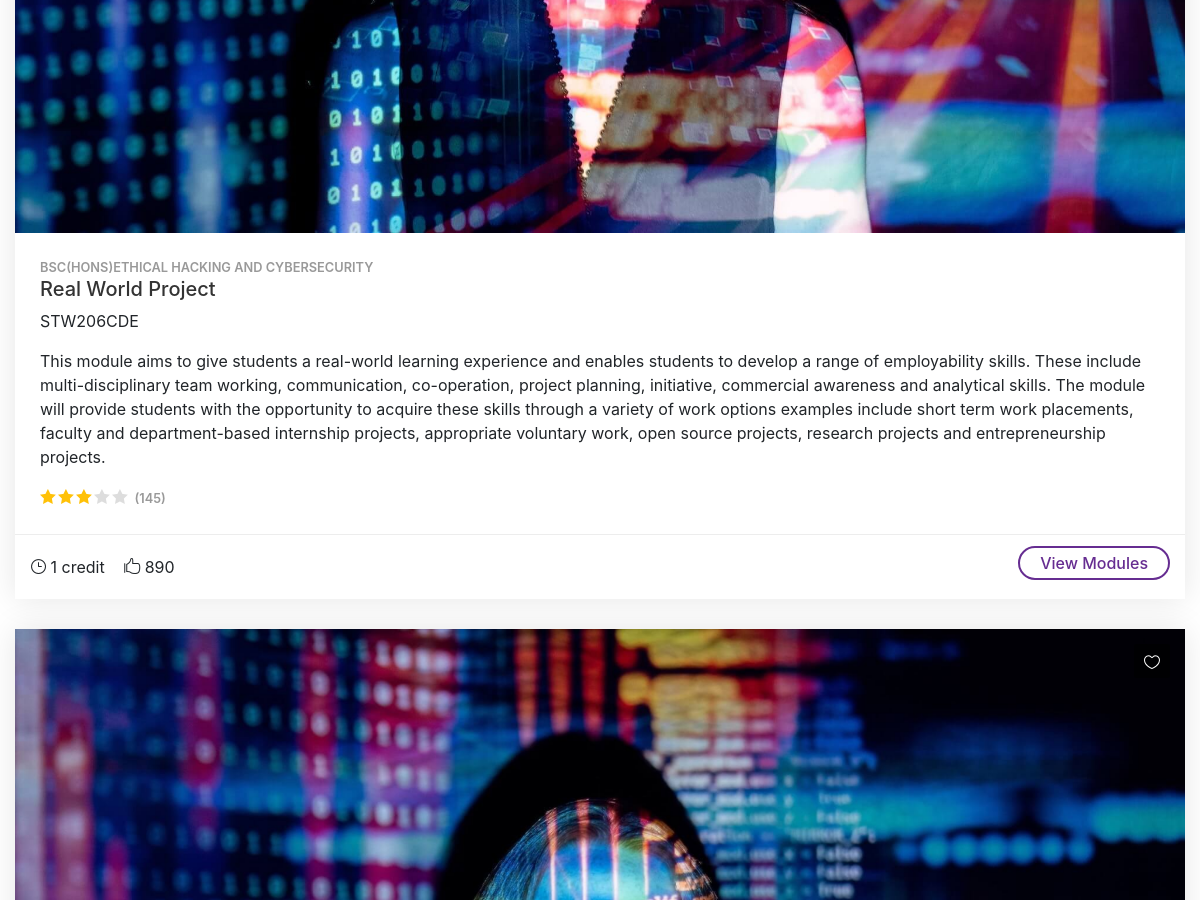
/mycourses/year2/ (middle part), run on an earlier commit of the app's database.
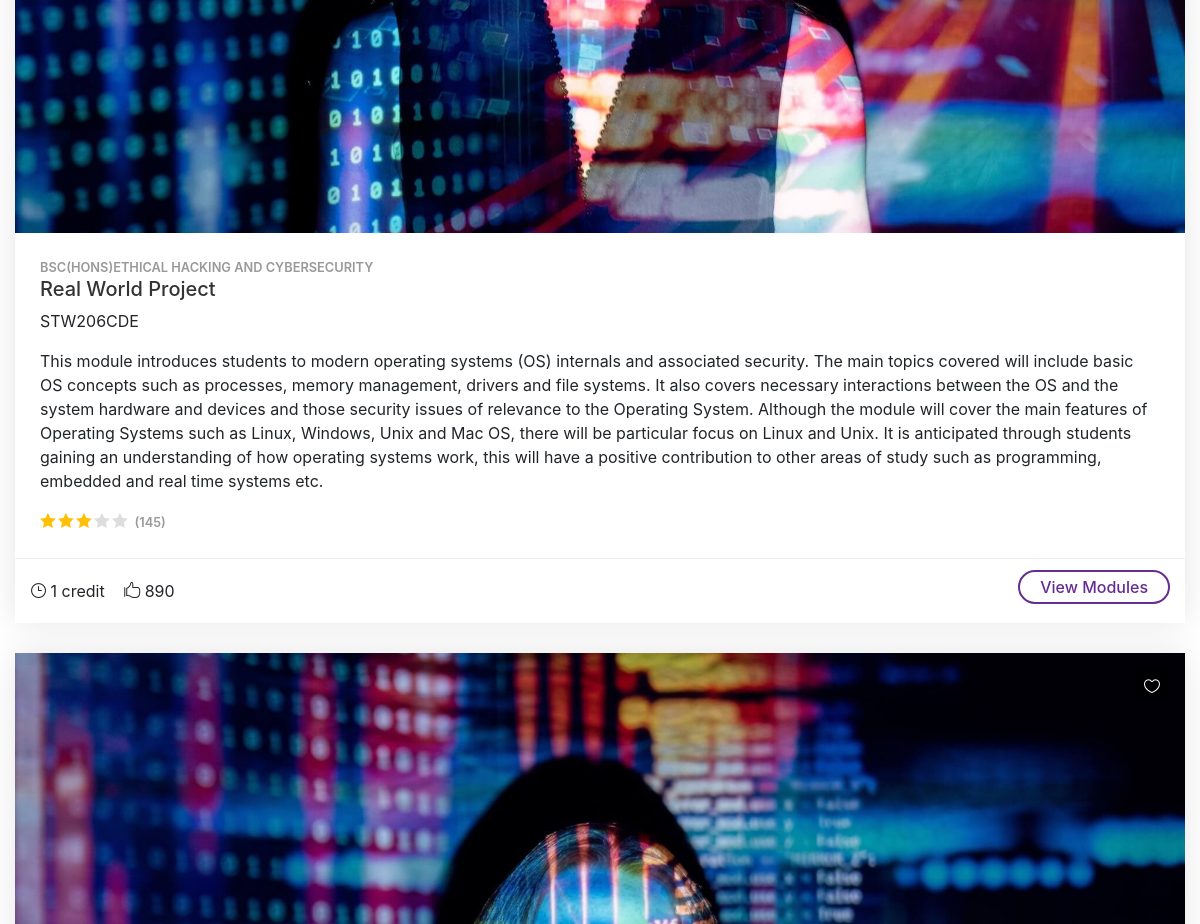
And on a later commit of the database.
### courses/models.py (models this page shows)
class Modules(models.Model):    #Subject i.e. Digital forensics
    name= models.CharField(max_length=100)
    category= [
                ('1','1'),
                ('2','2'),
                ('3','3')]
    year= models.CharField(max_length=100,choices= category)  #Available year
    mod_code= models.CharField(max_length=9,validators=[MinLengthValidator(5), MaxLengthValidator(9)])
    description= models.TextField()
    credit= models.IntegerField()
    image= models.ImageField(blank=True)
    file = models.FileField(upload_to='files',blank=True)
    url = EmbedVideoField(blank=True)

### courses/views.py (the view)
# urls.py: path('year<int:mod_year>/',views.modules),
def modules(request, mod_year):
    mod = Modules.objects.filter(year=mod_year)
    return render(request,'modules.html',
    {'mod': mod})

### templates/modules.html (shortened to what this page needs)
{% extends 'base.html' %}
{% load static %}
{% block content %}
<div>
        <div id="reccomended" class="owl-carousel owl-theme">
            {% for i in mod %}
            <div class="item">
                <div class="box_grid">
                    <figure>
                            <a href="#0" class="wish_bt"></a>
                            <a href="{% url 'modules_detail' i.mod_code %}">
                            <div class="preview"><span>{{i.description}}</span></div><img src="{% if i.image %}/static{{i.image.url}}{% else%}{% static 'img/3.jpg' %}{% endif %}" class="img-fluid" alt=""></a>
                    </figure>
                    <div class="wrapper">
                            <small>BSc(HONS)Ethical Hacking and Cybersecurity </small>
                            <h3>{{i.name}}</h3>
                            <P>{{i.mod_code}}</P>
                            <p>{{i.description}}</p>
                            <div class="rating"><i class="icon_star voted"></i><i class="icon_star voted"></i><i class="icon_star voted"></i><i class="icon_star"></i><i class="icon_star"></i> <small>(145)</small></div>
                    </div>
                    <ul>
                            <li><i class="icon_clock_alt"></i> {{i.credit}} credit</li>
                            <li><i class="icon_like"></i> 890</li>
                            <li><a href="{% url 'modules_detail' i.mod_code %}">View Modules</a></li>
                    </ul>
                </div>
            </div>
            {% endfor %}
        </div>
</div>
{% endblock %}

What changed in the data, as far as the page shows it:
changed Modules "Real World Project": description "This module aims to give students a real-world learning experience and enables students to develop a range of employability skills. These include multi-disciplinary team working, communication, co-operation, project planning, initiative, commercial awareness and analytical skills. The module will provide students with the opportunity to acquire these skills through a variety of work options examples include short term work placements, faculty and department-based internship projects, appropriate voluntary work, open source projects, research projects and entrepreneurship projects." → "This module introduces students to modern operating systems (OS) internals and associated security. The main topics covered will include basic OS concepts such as processes, memory management, drivers and file systems. It also covers necessary interactions between the OS and the system hardware and devices and those security issues of relevance to the Operating System. Although the module will cover the main features of Operating Systems such as Linux, Windows, Unix and Mac OS, there will be particular focus on Linux and Unix. It is anticipated through students gaining an understanding of how operating systems work, this will have a positive contribution to other areas of study such as…"
